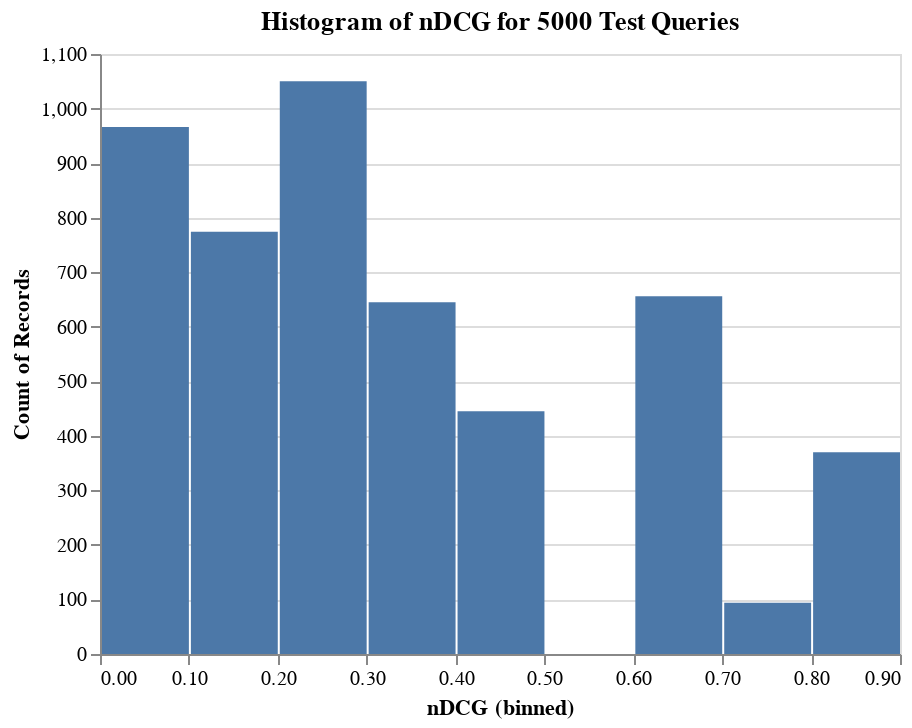

Notebook source saved alongside this figure:
### Code cell
alt.Chart(df_5k).mark_bar().encode(
    x=alt.X("nDCG:Q", bin=True),
    y="count()",
).properties(title="Histogram of nDCG for 5000 Test Queries")

### Figure 1 — Vega-Lite specification as saved in the notebook (floating-point values rounded to 4 significant figures; data arrays with more than 128 entries replaced by an {"elided": "..."} marker saying what was removed)
{"config": {"view": {"continuousWidth": 400, "continuousHeight": 300}}, "data": {"name": "data-749e400233e537db3f5e49ec9ede9b65"}, "mark": "bar", "encoding": {"x": {"bin": true, "field": "nDCG", "type": "quantitative"}, "y": {"aggregate": "count", "type": "quantitative"}}, "title": "Histogram of nDCG for 5000 Test Queries", "$schema": "https://vega.github.io/schema/vega-lite/v4.17.0.json", "datasets": {"data-749e400233e537db3f5e49ec9ede9b65": {"elided": "5000 records"}}}
